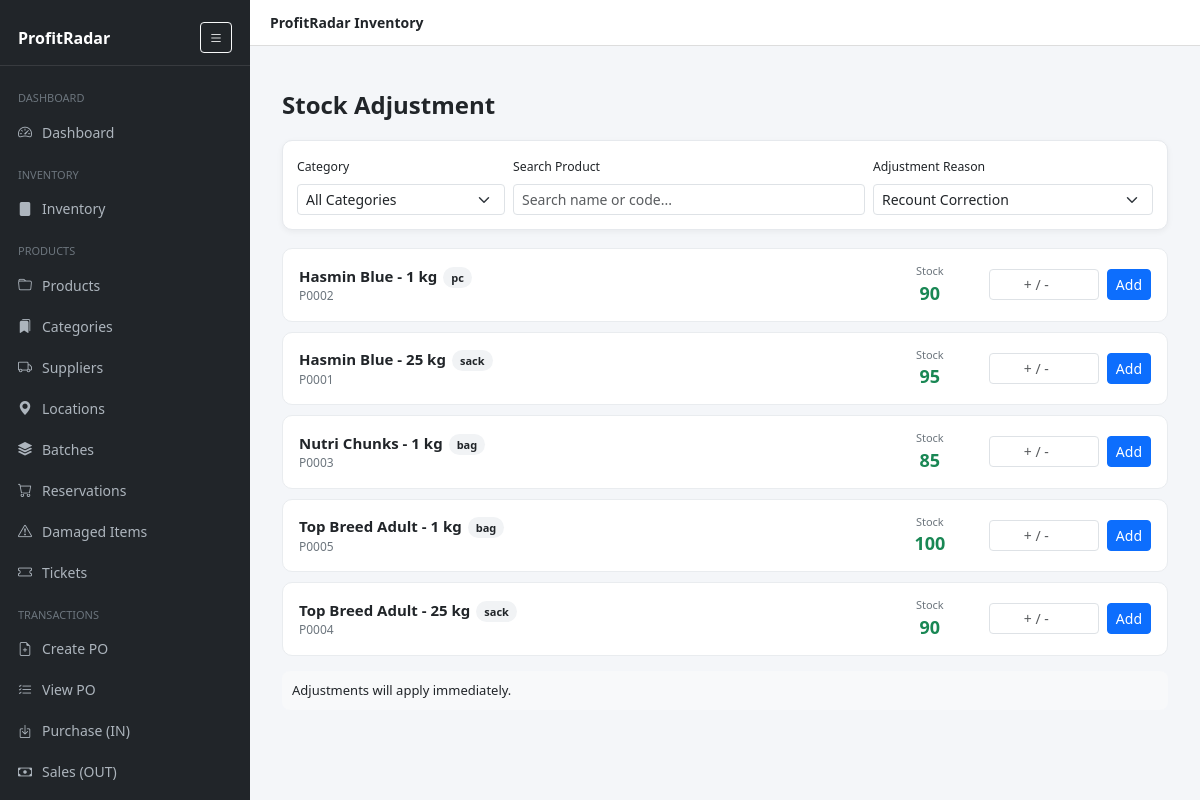
The page /stock_adjust.php on the database as committed earlier.
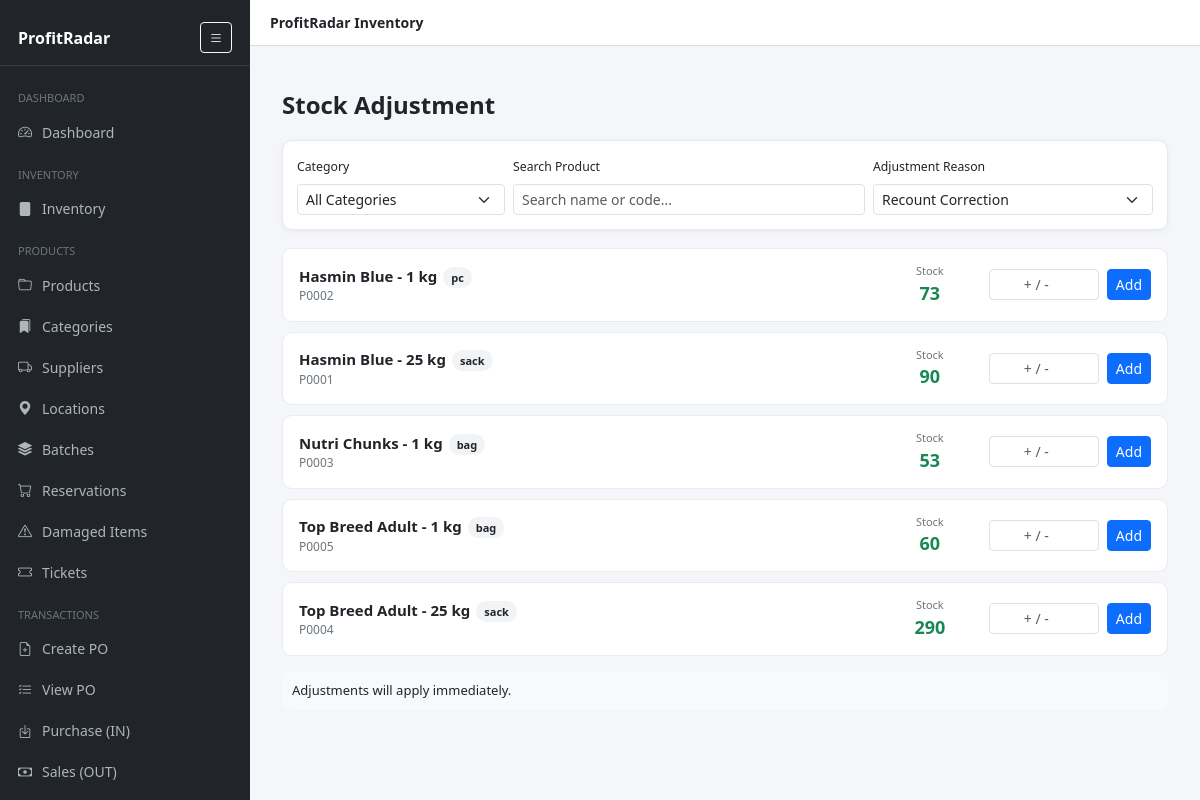
The same page on the database as committed later.
### tables this page shows
CREATE TABLE `products` (
  `id` int(11) NOT NULL,
  `code` varchar(64) NOT NULL,
  `name` varchar(200) NOT NULL,
  `product_type` enum('retail','wholesale') NOT NULL DEFAULT 'retail',
  `category` varchar(120) DEFAULT NULL,
  `category_id` int(11) DEFAULT NULL,
  `location_id` int(11) DEFAULT NULL,
  `supplier_id` int(11) DEFAULT NULL,
  `location` varchar(120) DEFAULT NULL,
  `cost_price` decimal(12,2) DEFAULT 0.00,
  `sell_price` decimal(12,2) DEFAULT 0.00,
  `promo_discount_type` enum('percent','amount') DEFAULT NULL,
  `promo_discount_value` decimal(10,2) DEFAULT NULL,
  `sold_by` enum('each','weight') NOT NULL DEFAULT 'each',
  `unit` varchar(20) NOT NULL DEFAULT 'pc',
  `wholesale_price` decimal(10,2) NOT NULL DEFAULT 0.00,
  `barcode` varchar(128) DEFAULT NULL,
  `low_stock_threshold` int(11) DEFAULT NULL,
  `stock_qty` decimal(12,3) NOT NULL DEFAULT 0.000,
  `reserved_qty` int(11) NOT NULL DEFAULT 0,
  `is_active` tinyint(1) NOT NULL DEFAULT 1,
  `created_at` timestamp NOT NULL DEFAULT current_timestamp(),
  `updated_at` timestamp NULL DEFAULT NULL,
  `retail_stock` decimal(12,3) NOT NULL DEFAULT 0.000,
  `wholesale_stock` decimal(12,3) NOT NULL DEFAULT 0.000,
  `sale_type` enum('retail','wholesale') NOT NULL DEFAULT 'retail',
  `user_id` int(11) NOT NULL
);

### stock_adjust.php (the view, shortened to what this page needs)
<?php
$headers = function_exists('getallheaders') ? getallheaders() : [];
$isAjax = (
  (isset($headers['X-Requested-With']) && strtolower($headers['X-Requested-With']) === 'xmlhttprequest')
  || (isset($headers['Accept']) && strpos($headers['Accept'], 'application/json') !== false)
  || (isset($_REQUEST['ajax']) && $_REQUEST['ajax'] === '1')
);
if (!$isAjax) {
  require_once __DIR__ . '/includes/header.php';
}
require_once __DIR__ . '/includes/db.php';
$products = $pdo->query("
SELECT id, code, name, category_id, unit, sold_by,
COALESCE(stock_qty,0) AS stock_qty
FROM products
WHERE is_active=1
ORDER BY name
")->fetchAll(PDO::FETCH_ASSOC);
?>
<div class="container container-wide">
<h4 class="page-title">Stock Adjustment</h4>
<div class="filter-bar">
<div class="row g-2">
<div class="col-md-3">
<label class="form-label small">Category</label>
<select id="categorySelect" class="form-select form-select-sm">
<option value="">All Categories</option>
</select>
</div>
<div class="col-md-5">
<label class="form-label small">Search Product</label>
<input
id="search"
class="form-control form-control-sm"
placeholder="Search name or code..."
>
</div>
<div class="col-md-4">
<label class="form-label small">Adjustment Reason</label>
<select id="reasonSelect" class="form-select form-select-sm">
<option value="Recount Correction">
Recount Correction
</option>
</select>
</div>
</div>
</div>
<form id="adjustForm">
<div id="productList">
<?php foreach($products as $p):
$unit=$p['unit'] ?: 'pc';
$stock=(float)$p['stock_qty'];
?>
<div class="product-card adj-row" data-cat="<?= $p['category_id'] ?>">
<div class="product-meta">
<div class="product-name">
<?= htmlspecialchars($p['name']) ?>
<span class="unit-badge"><?= $unit ?></span>
</div>
<div class="product-code">
<?= htmlspecialchars($p['code']) ?>
</div>
</div>
<div class="stock-box">
<div class="stock-label">Stock</div>
<div class="stock-val" data-pid="<?= $p['id'] ?>">
<?= $stock ?>
</div>
</div>
<div class="adjust-box">
<input
class="form-control form-control-sm adjust-input"
type="number"
step="0.001"
placeholder="+ / -"
data-pid="<?= $p['id'] ?>"
>
<button
type="button"
class="btn btn-primary btn-sm btn-queue"
data-pid="<?= $p['id'] ?>"
>
Add
</button>
</div>
</div>
<?php endforeach; ?>
</div>
<div id="statusBox" class="status-bar">
Adjustments will apply immediately.
</div>
</form>
</div>
<?php if(!$isAjax) require_once __DIR__.'/includes/footer.php'; ?>

Rows that differ between the two databases and show on the page:
changed products "Hasmin Blue - 1 kg": stock "90" → "73"
changed products "Hasmin Blue - 25 kg": stock "95" → "90"
changed products "Nutri Chunks - 1 kg": stock "85" → "53"
changed products "Top Breed Adult - 1 kg": stock "100" → "60"
changed products "Top Breed Adult - 25 kg": stock "90" → "290"
